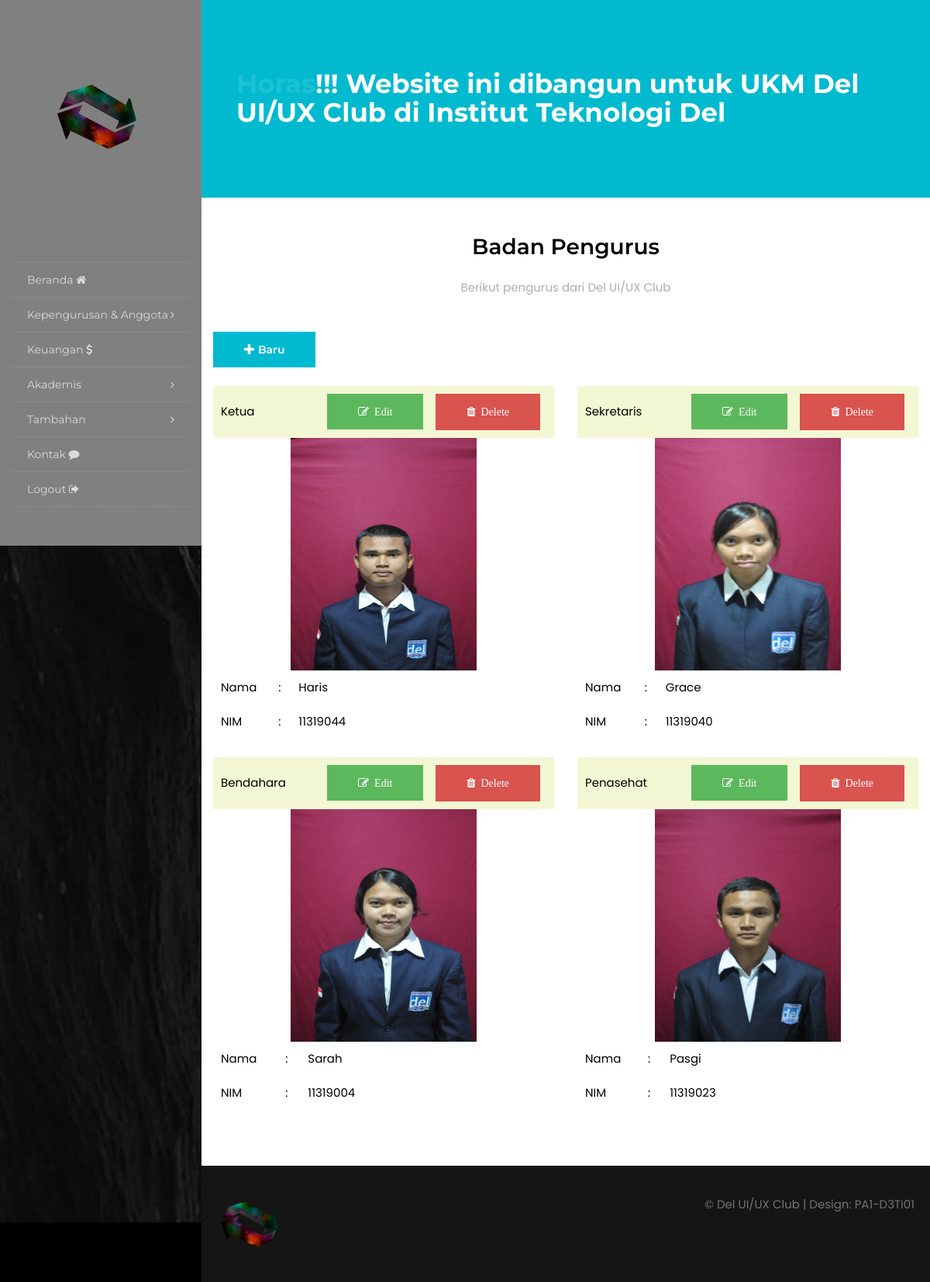
Page /pengurus.php (signed in) on the committed database.
### tables this page shows
CREATE TABLE `pengurus` (
  `id_pengurus` int(11) NOT NULL,
  `nama` varchar(200) NOT NULL,
  `nim` int(11) NOT NULL,
  `jabatan` varchar(200) NOT NULL,
  `foto` varchar(200) DEFAULT NULL
);

### functions.php (called while the page is built, shortened)
<?php
    $db = mysqli_connect('localhost','root','','pa01');
   function ExecuteQuery($query){
        global $db;
        $result = mysqli_query($db,$query);
        return $result;
    }
    function getPengurus(){
        $query = "SELECT * FROM pengurus";
        $result = ExecuteQuery($query);
        return $result;
    }

### pengurus.php (the view, shortened to what this page needs)
<?php
require_once 'functions.php';
include('layout/header.php');
?>
<div class="menu-wrapper">
    <header class="vertical-header">
        <div class="vertical-header-wrapper">
            <nav class="nav-menu" style="background-color:grey;color:black;">
                <div class="logo">
                    <a href="dashboard.php"><img src="images/logo1.png" alt="" width="140"></a>
                </div>
                <div class="margin-block"></div>
                <ul class="primary-menu">
                    <li class="child-menu"><a href="dashboard.php">Beranda <i class="fa fa-home"></i>
                    </li>
                    <li class="child-menu"><a href="#">Kepengurusan & Anggota <i class="fa fa-angle-right"></i></a>
                    </li>
                    <li class="child-menu"><a href="iuran_admin.php">Keuangan <i class="fa fa-dollar"></i>
                    </li>
                    <li class="child-menu"><a href="#">Akademis <i class="fa fa-angle-right"></i></a>
                    </li>
                    <li class="child-menu"><a href="#">Tambahan <i class="fa fa-angle-right"></i></a>
                    </li>
                    <li class="child-menu"><a href="contact.php">Kontak <i class="fa fa-comment"></i> </a>
                    </li>
                    <li><a href="logout.php">Logout <i class="fa fa-sign-out"></i></a></li>
                </ul>
                <div class="margin-block"></div>
            </nav>
        </div>
    </header>
</div>
<div id="wrapper">
    <div class="section bgcolor noover">
        <div class="container">
            <div class="row">
                <div class="col-md-12">
                    <div class="tagline-message">
                        <h3><mark class="rotate">Hello, Hai, Horas</mark>!!! Website ini dibangun untuk UKM Del UI/UX
                            Club di Institut Teknologi Del</h3>
                    </div>
                </div>
            </div>
        </div>
    </div>
    <br><br>
    <section class="courses-section spad">
        <div class="container">
            <div class="section-title text-center">
                <h3>Badan Pengurus</h3>
                <p>Berikut pengurus dari Del UI/UX Club</p>
            </div>
            <a href="#addnew" class="btn btn-primary" data-toggle="modal"><span class="glyphicon glyphicon-plus"></span>
                Baru</a>
            <br>
            <br>
            <div class="row">
                <?php
                $datapengurus = getPengurus();
                while ($pengurus = mysqli_fetch_array($datapengurus, MYSQLI_ASSOC)) {
                    echo ('<div class="col-sm-6 ">');
                    echo ('<table width="100%" >');
                    echo ('<tr class="thead"><td  colspan="2">' . $pengurus['jabatan'] . '</td>
                                        <td align="right" class"icon">
                                            <a data-toggle="modal" class="btn btn-success" href="#edit_' . $pengurus['id_pengurus'] . '">
                                            <i class="fa fa-edit">&nbsp Edit</i></a>&nbsp &nbsp
                                            <a data-toggle="modal" class="btn btn-danger btn-sm" href="#delete_' . $pengurus['id_pengurus'] . '">
                                            <i class="fa fa-trash">&nbsp Delete</i></a>&nbsp&nbsp
                                        </td>
                                        </tr>');
                    echo ('<tr class="timg" ><td class="timg"  colspan="3"><center><img src="uploads/' . $pengurus['foto'] . '"></center></td></tr>');
                    echo ('<tr class="tligt"><td>Nama</td><td>:</td><td>' . $pengurus['nama'] . '</td></tr>');
                    echo ('<tr class="tligt"><td>NIM</td><td>:</td><td>' . $pengurus['nim'] . '</td></tr>');
                    echo ('</table>');
                    echo ('<br>');
                    echo ('</div>');
                }
                ?>
            </div>
    </section>
    <br><br>
    <div class="section copyrights">
        <div class="container">
            <div class="row">
                <div class="col-lg-3 col-md-3">
                    <img src="images/logo1.png" alt="" width="100">
                </div>
                <div class="col-lg-9 col-md-9 text-right">
                    <div class="cop-links">
                        <ul class="list-inline">
                            <li>&copy; Del UI/UX Club | Design: <a href="about">PA1-D3TI01</a></li>
                        </ul>
                    </div>
                </div>
            </div>
        </div>
    </div>
</div>
<?php
include('layout/footer.php');
?>

### layout/header.php (shortened to what this page needs)
<!doctype html>
<html class="no-js " lang="en">
<head>
    <link rel="stylesheet" href="css/bootstrap.min.css">
    <link rel="stylesheet" href="css/font-awesome.min.css">
    <link rel="stylesheet" href="css/carousel.css">
    <link rel="stylesheet" href="style.css">
    <link rel="stylesheet" href="pengurus.css">
</head>
<body class="left-menu">

### layout/footer.php (shortened to what this page needs)
</body>
</html>

### pengurus.css (style rules this page uses)
table { background-color: fff; }
table .thead { background-color: #f3f7d4; color: black; }
table .thead a { text-decoration: none; color: white; }
table .tligt { background-color: white; color: black; }
table td { padding-left: 10px; padding-top: 10px; padding-right: 10px; padding-bottom: 10px; }
table img { width: 240px; height: 300px; }
table .timg { padding: 0; }

### rows in the picture
pengurus: jabatan "Ketua", foto (picture), nama "Haris", nim "11319044"
pengurus: jabatan "Sekretaris", foto (picture), nama "Grace", nim "11319040"
pengurus: jabatan "Bendahara", foto (picture), nama "Sarah", nim "11319004"
pengurus: jabatan "Penasehat", foto (picture), nama "Pasgi", nim "11319023"
